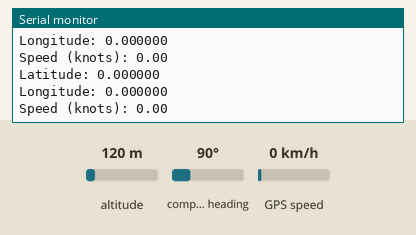
Recording of a sketch running on a simulated Arduino Uno, built with avr-gcc and run on an emulated ATmega328P. On the bench: the last lines printed to the serial monitor. The inputs (shaded band) are chosen by the test bench; at power-on: GPS speed 0 km/h, altitude 120 m, compass heading 90°. The GPS gets a fix after 3 s at 37.7749, -122.4194 with 8 satellites.

Above: at 2.2 s.
2.3 s: GPS speed set to 2 km/h
At 3.6 s:
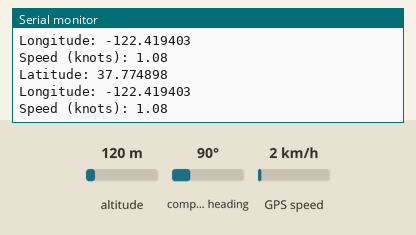
3.8 s: GPS speed set to 30 km/h
At 4.9 s:
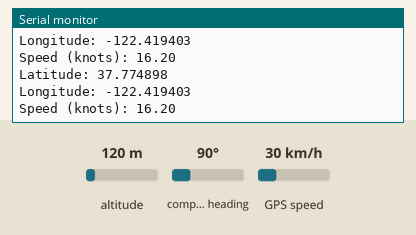
Timing chart, 0 to 6.8 s (numbered marks = the images above; inputs shaded):
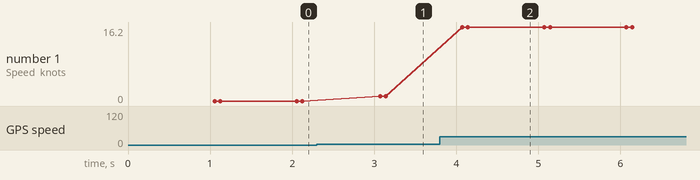

Measured:
- after the input at 2.3 s, the serial monitor: prints a new line after 0.77 s (image 1)
- after the input at 3.8 s, the serial monitor: prints a new line after 0.27 s (image 2)
- plotted number 1: 0 → 1.08 after the input at 2.3 s, 1.08 → 16.2 after the input at 3.8 s

The sketch:

GPSunittestENcontrole.ino
```cpp
#include <SoftwareSerial.h>
#include <TinyGPSPlus.h>
#include "DEV_Config.h"
#include "L76X.h"

const int rxPin = 12;
const int txPin = 14;

SoftwareSerial gpsSerial(rxPin, txPin);
TinyGPSPlus gps;

float LONG = 0.0;
float LAT = 0.0;
float speed = 0.0;

void readGPS() {
  while (gpsSerial.available()) {
    char c = gpsSerial.read();
    if (gps.encode(c)) {
      LAT = gps.location.lat();
      LONG = gps.location.lng();
      speed = gps.speed.knots();

      Serial.print("Latitude: ");
      Serial.println(LAT, 6);  // Print latitude with 6 decimal places
      Serial.print("Longitude: ");
      Serial.println(LONG, 6);  // Print longitude with 6 decimal places
      Serial.print("Speed (knots): ");
      Serial.println(speed, 2);  // Print speed with 2 decimal places
            //Serial.print("Satellites: ");
      //Serial.println(gps.satellites.value());
    }
  }
}

void setup() {
  Serial.begin(9600);
  gpsSerial.begin(9600);

  DEV_Set_Baudrate(115200);
  L76X_Send_Command(SET_NMEA_OUTPUT);
  L76X_Send_Command(SET_NMEA_BAUDRATE_9600);
  DEV_Delay_ms(500);

  L76X_Send_Command("9600");
  DEV_Set_Baudrate(9600);
  DEV_Delay_ms(500);
  L76X_Send_Command(SET_NMEA_OUTPUT);
}

void loop() {
  readGPS();
}
```

L76X.h
```cpp
#ifndef _L76X_H_
#define _L76X_H_

#include "DEV_Config.h"
#include <math.h>
#include <stdlib.h>


#define BUFFSIZE 800

//Startup mode
#define HOT_START       "$PMTK101"
#define WARM_START      "$PMTK102"
#define COLD_START      "$PMTK103"
#define FULL_COLD_START "$PMTK104"

//Standby mode -- Exit requires high level trigger
#define SET_PERPETUAL_STANDBY_MODE      "$PMTK161"

#define SET_PERIODIC_MODE               "$PMTK225"
#define SET_NORMAL_MODE                 "$PMTK225,0"
#define SET_PERIODIC_BACKUP_MODE        "$PMTK225,1,1000,2000"
#define SET_PERIODIC_STANDBY_MODE       "$PMTK225,2,1000,2000"
#define SET_PERPETUAL_BACKUP_MODE       "$PMTK225,4"
#define SET_ALWAYSLOCATE_STANDBY_MODE   "$PMTK225,8"
#define SET_ALWAYSLOCATE_BACKUP_MODE    "$PMTK225,9"

//Set the message interval,100ms~10000ms
#define SET_POS_FIX         "$PMTK220"
#define SET_POS_FIX_100MS   "$PMTK220,100"
#define SET_POS_FIX_200MS   "$PMTK220,200"
#define SET_POS_FIX_400MS   "$PMTK220,400"
#define SET_POS_FIX_800MS   "$PMTK220,800"
#define SET_POS_FIX_1S      "$PMTK220,1000"
#define SET_POS_FIX_2S      "$PMTK220,2000"
#define SET_POS_FIX_4S      "$PMTK220,4000"
#define SET_POS_FIX_8S      "$PMTK220,8000"
#define SET_POS_FIX_10S     "$PMTK220,10000"

//Switching time output
#define SET_SYNC_PPS_NMEA_OFF   "$PMTK255,0"
#define SET_SYNC_PPS_NMEA_ON    "$PMTK255,1"

//Baud rate
#define SET_NMEA_BAUDRATE           "$PMTK251"
#define SET_NMEA_BAUDRATE_115200    "$PMTK251,115200"
#define SET_NMEA_BAUDRATE_57600     "$PMTK251,57600"
#define SET_NMEA_BAUDRATE_38400     "$PMTK251,38400"
#define SET_NMEA_BAUDRATE_19200     "$PMTK251,19200"
#define SET_NMEA_BAUDRATE_14400     "$PMTK251,14400"
#define SET_NMEA_BAUDRATE_9600      "$PMTK251,9600"
#define SET_NMEA_BAUDRATE_4800      "$PMTK251,4800"

//To restore the system default setting
#define SET_REDUCTION               "$PMTK314,-1"

//Set NMEA sentence output frequencies
#define SET_NMEA_OUTPUT "$PMTK314,0,1,1,1,1,0,0,0,0,0,0,0,0,0,0,0,0,0,0"

typedef struct {
	double Lon;     //GPS Latitude and longitude
	double Lat;
    char Lon_area;
    char Lat_area;
    UBYTE Time_H;   //Time
    UBYTE Time_M;
    UBYTE Time_S;
    UBYTE Status;   //1:Successful positioning 0：Positioning failed
}GNRMC;

typedef struct {
    double Lon;
    double Lat;
}Coordinates;

void L76X_Send_Command(char *data);
Coordinates L76X_Baidu_Coordinates(void);
Coordinates L76X_Google_Coordinates(void);
GNRMC L76X_Gat_GNRMC(void);
void L76X_Exit_BackupMode(void);

#endif
```

DEV_Config.h
```cpp
#ifndef _DEV_CONFIG_H_
#define _DEV_CONFIG_H_

//#include <arduino.h>
#include <SoftwareSerial.h>
//#include <avr/pgmspace.h>
#include <stdint.h>
#include <stdio.h>
#include <SPI.h>

#define UBYTE   uint8_t
#define UWORD   uint16_t
#define UDOUBLE uint32_t

/**
 * GPIO config
**/
#define DEV_FORCE 4
#define DEV_STANDBY 5

/**
 * GPIO read and write
**/
#define DEV_Digital_Write(_pin, _value) digitalWrite(_pin, _value == 0? LOW:HIGH)
#define DEV_Digital_Read(_pin) digitalRead(_pin)

/**
 * delay x ms
**/
#define DEV_Delay_ms(__xms)    delay(__xms)


/*-----------------------------------------------------------------------------*/
UBYTE DEV_Uart_ReceiveByte(void);
void DEV_Uart_SendByte(char data);
void DEV_Uart_SendString(char *data);
void DEV_Uart_ReceiveString(char *data, UWORD Num);

void DEV_Set_Baudrate(UDOUBLE Baudrate);

void DEV_Set_GPIOMode(UWORD Pin, UWORD mode);
#endif
```
